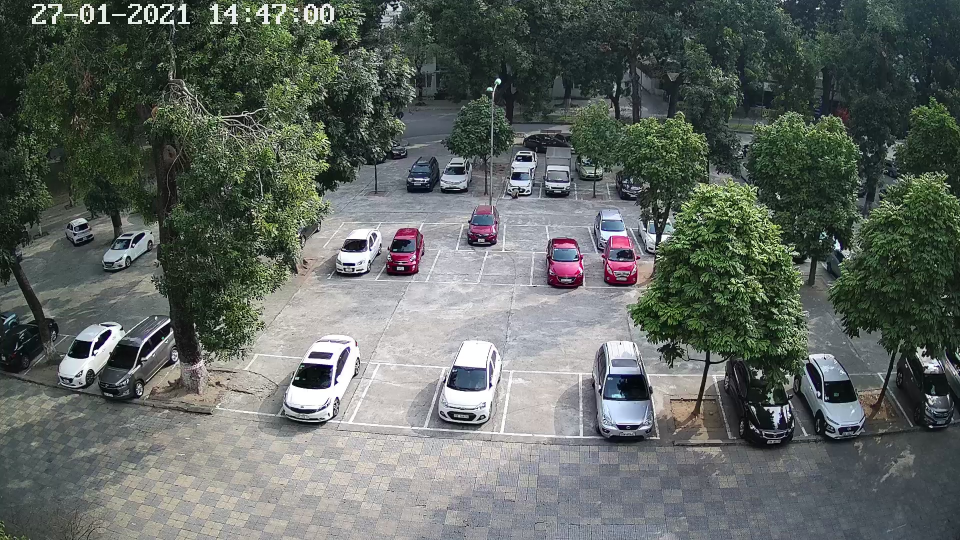
#> input picture image_c9/C9_base_27.01.2021_13.40.23.jpg, 1920 x 1080 px, found by its file name (shown at 1/2 size)
$ python select_zone.py
#> lines starting #> are read from the running program, lines starting #| are printed output that depends on the picture
from operator import index
import cv2

img = cv2.imread("image_c9\C9_base_27.01.2021_13.40.23.jpg")
#> img is the input picture: shape (1080, 1920, 3); mean B, G, R 97.1, 102.1, 95.2
img = cv2.resize(img, (1280, 720))
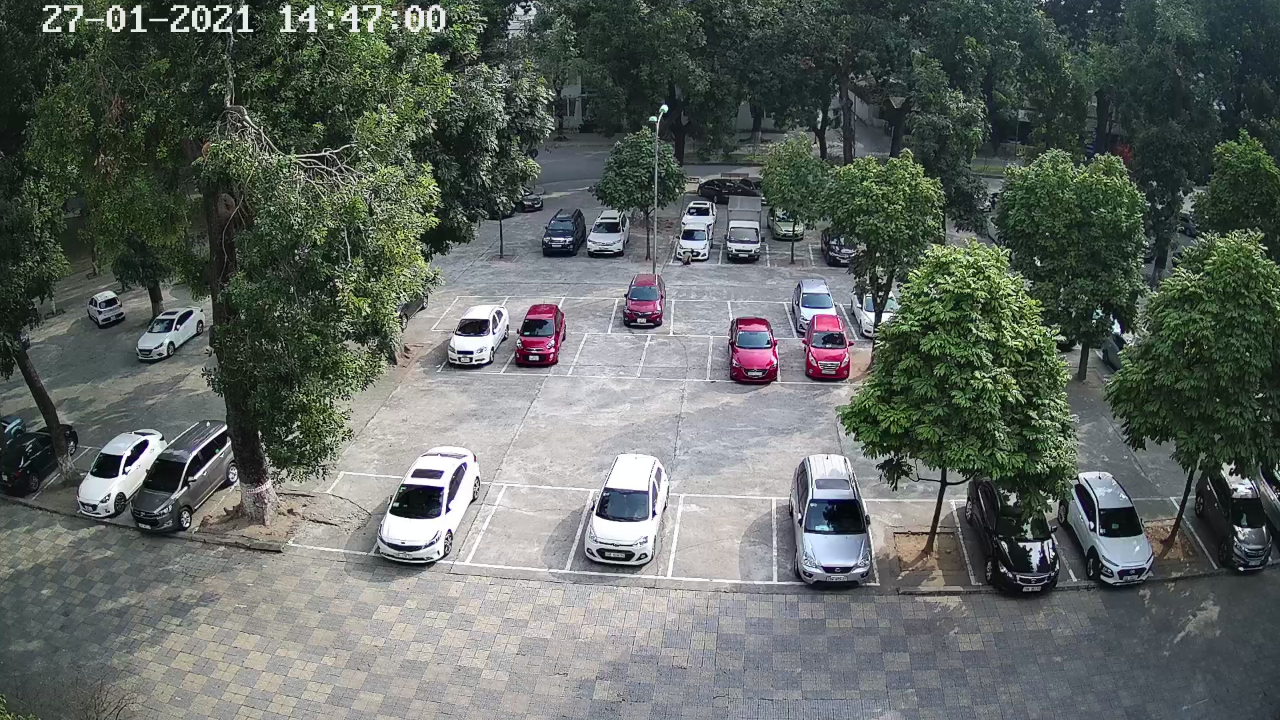
#> img: shape (720, 1280, 3); mean B, G, R 97.1, 102, 95.1
#> (the run stopped early here; a loop or call above may not have finished)

$ run again, with image_c9/C9_base_27.01.2021_13.55.24.jpg copied over image_c9/C9_base_27.01.2021_13.40.23.jpg
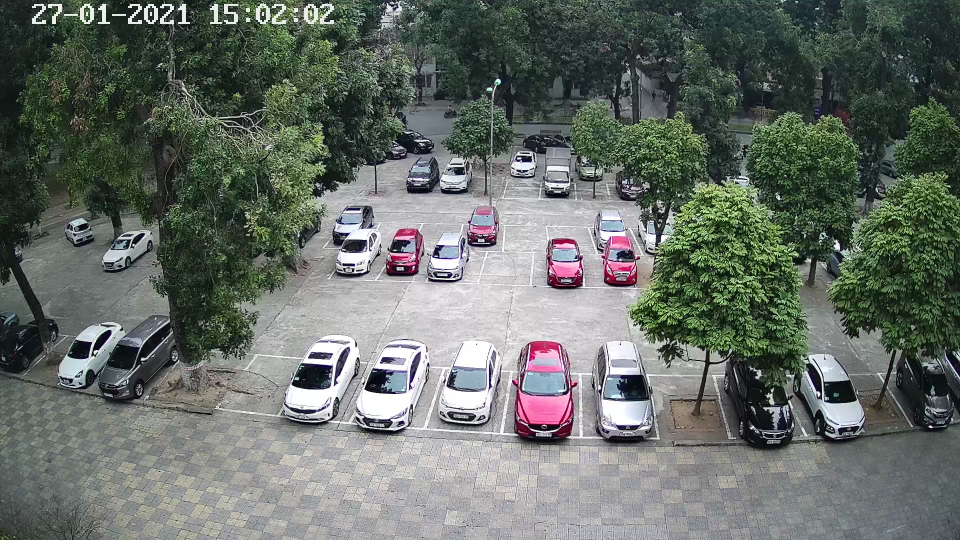
#> input picture image_c9/C9_base_27.01.2021_13.55.24.jpg, 1920 x 1080 px, found by its file name (shown at 1/2 size)
#> img is the input picture: shape (1080, 1920, 3); mean B, G, R 103.3, 109.7, 102.7
#> `img = cv2.resize(img, (1280, 720))`:
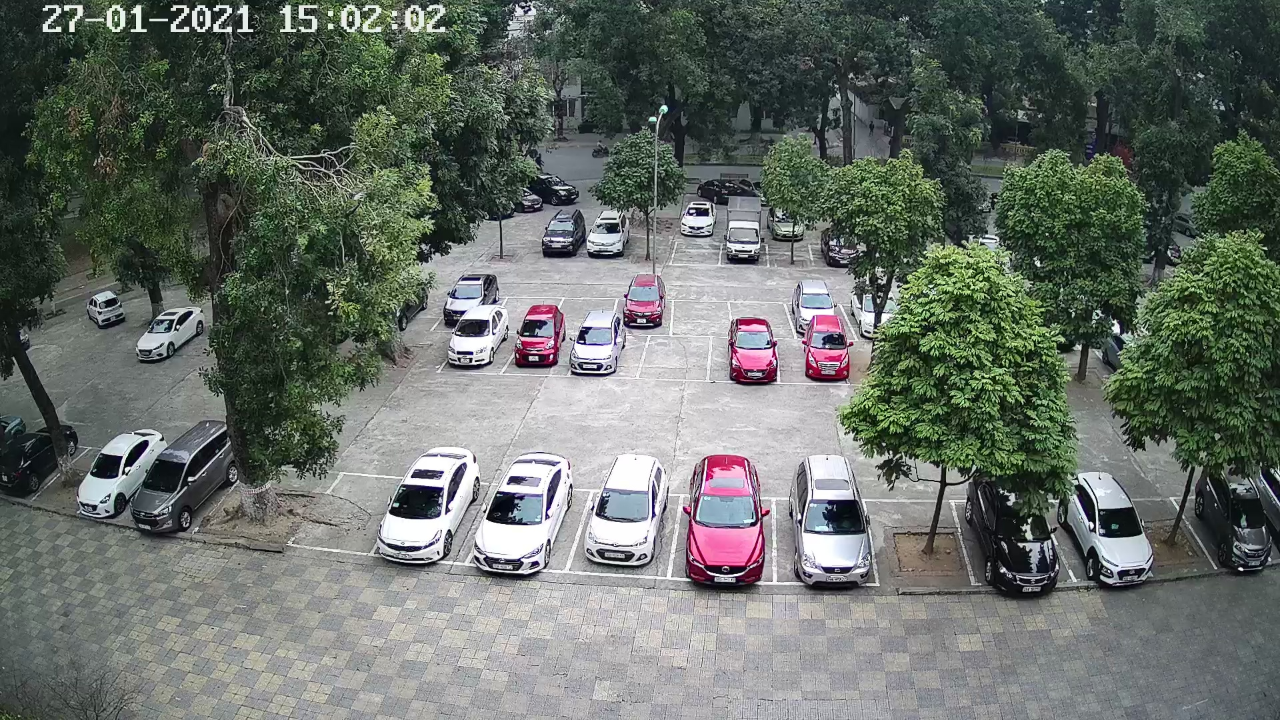
#> img: shape (720, 1280, 3); mean B, G, R 103.2, 109.6, 102.6
